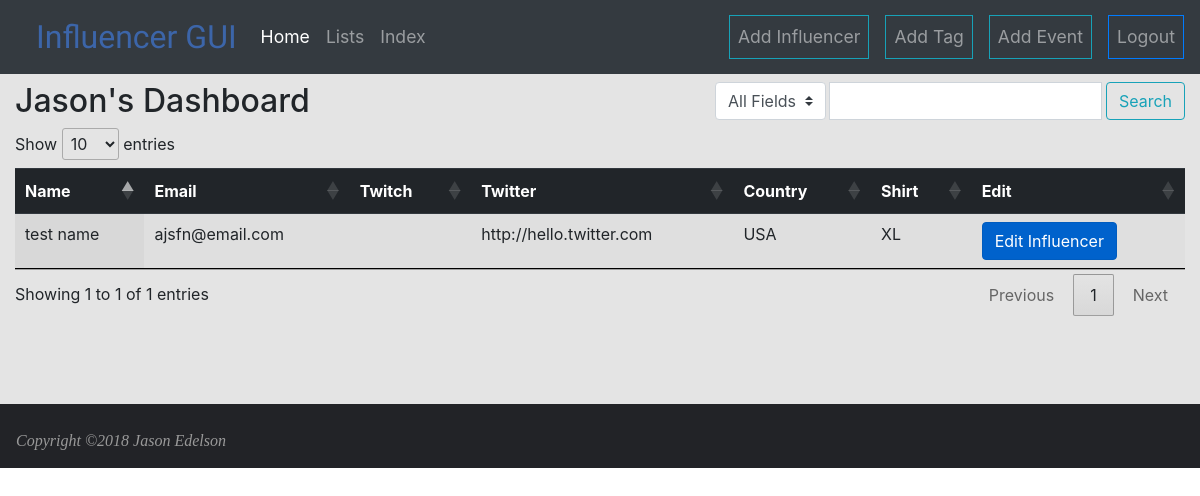
The app's page / (signed in), older data.
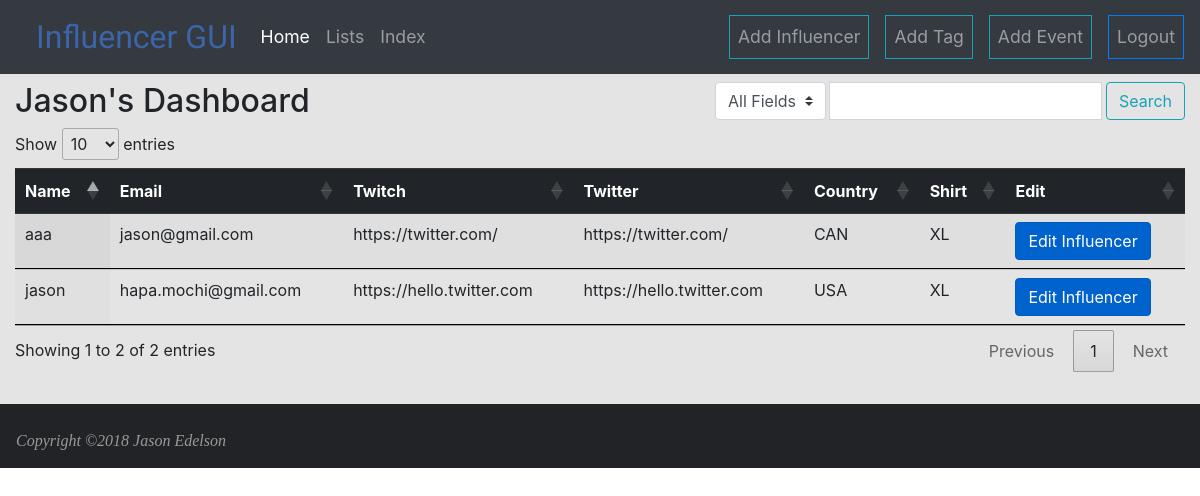
The same page, newer data.
### mainApp/models.py (models this page shows, shortened)
class Influencer(models.Model):
    XSMALL = 'XS'
    SMALL = 'SM'
    MEDIUM = 'MD'
    LARGE = 'LG'
    XLARGE = 'XL'
    XXLARGE = '2X'
    XXXLARGE = '3X'
    XXXXLARGE = '4X'
    XXXXXLARGE = '5X'
    SHIRT_SIZE_CHOICES = (
        (XSMALL, 'X Small'),
        (SMALL, 'Small'),
        (MEDIUM, 'Medium'),
        (LARGE, 'Large'),
        (XLARGE, 'X Large'),
        (XXLARGE, '2X Large'),
        (XXXLARGE, '3X Large'),
        (XXXXLARGE, '4X Large'),
        (XXXXXLARGE, '5X Large'),
    )
    US = 'USA'
    CANADA = 'CAN'
    SAMERICA = 'SAM'
    UK = 'UNK'
    FRANCE= 'FRA'
    ASIA= 'ASN'
    OTHEREURO = 'OEU'
    OTHER = 'OTH'
    COUNTRY_CHOICES = (
        (US, 'United States'),
        (CANADA, 'Canada'),
        (UK, 'United Kingdom'),
        (SAMERICA, 'South America'),
        (FRANCE, 'France'),
        (ASIA, 'Asia'),
        (OTHEREURO, 'Europe'),
        (OTHER, 'Other'),
    )
    user = models.ForeignKey(User,on_delete=models.CASCADE,)
    id = models.UUIDField(primary_key=True, default=uuid.uuid4, editable=False)
    created_at = models.DateTimeField(auto_now_add=True)
    updated_at = models.DateTimeField(auto_now=True)
    influencer_name = models.CharField(max_length=50)
    email = models.EmailField(blank = True)
    mailing_address = models.TextField(blank = True)
    phone = models.CharField(max_length=20,blank = True)
    shirt = models.CharField(
        max_length=2,
        choices = SHIRT_SIZE_CHOICES,
        default = XLARGE,
        blank = True,
    )
    country = models.CharField(
        max_length=3,
        choices = COUNTRY_CHOICES,
        blank = True,
        default=US
        )
    twitter = models.URLField(blank = True,)
    youtube = models.URLField(blank = True,)
    twitch = models.URLField(blank = True,)
    notes = models.TextField(blank = True,)
    tags = models.ManyToManyField(Tags,blank=True)
    events = models.ManyToManyField(Events,blank=True)
    def get_absolute_url(self):
        return reverse('influencer-update', kwargs={'pk': self.id})
    class Meta:
        ordering = ('influencer_name',)

### mainApp/views.py (the view)
# urls.py: path('', views.index, name='index'),
def index(request):
    username = None
    if request.user.is_authenticated:
        username = request.user
        userid = request.user.id
        all_influencers = Influencer.objects.filter(user = userid)
    Name =[]
    Email =[]
    Twitch =[]
    Twitter =[]
    Country =[]
    Shirt =[]
    Edit =[]
    Last_Updated =[]
    Mailing_Address =[]
    Phone =[]
    Youtube =[]
    tags =[]
    events =[]
    influencer = []
    try:
        for number in range(len(all_influencers)):
            Name.append(all_influencers[number].influencer_name)
            Email.append(all_influencers[number].email)
            Twitch.append(all_influencers[number].twitch)
            Twitter.append(all_influencers[number].twitter)
            Country.append(all_influencers[number].country)
            Shirt.append(all_influencers[number].shirt)
            influencer.append(all_influencers[number])
            timestamp = all_influencers[number].updated_at
            timestamp = timestamp.strftime("%Y-%m-%d %H:%M:%S")
            Last_Updated.append(timestamp)
            Mailing_Address.append(all_influencers[number].mailing_address)
            Phone.append(all_influencers[number].phone)
            Youtube.append(all_influencers[number].youtube)
            hold = ""
            i_tags = all_influencers[number].tags.all()
            for item in i_tags:
                hold += item.tag_name + ', '
            hold = hold[:-2]
            tags.append(hold)
            hold = ""
            e_tags = all_influencers[number].events.all()
            for item in e_tags:
                hold += item.event_name + ', '
            hold = hold[:-2]
            events.append(hold)
    except:
        Name.append('Error')
        Email.append('Error')
        Twitch.append('Error')
        Twitter.append('Error')
        Country.append('Error')
        Shirt.append('Error')
        Last_Updated.append('Error')
        Mailing_Address.append('Error')
        Phone.append('Error')
        Youtube.append('Error')
        tags.append('Error')
        events.append('Error')
        influencer = 'Error'
    zipped = zip(
        Name,
        Email,
        Twitch,
        Twitter,
        Country,
        Shirt,
        influencer,
        Last_Updated,
        Mailing_Address,
        Phone,
        Youtube,
        tags,
        events,
        )
    return render(
        request,
        './index.html',
        context={'info':zipped}
    )

### mainApp/templates/index.html (shortened to what this page needs)
{% extends 'base.html' %}
{%block body%}
  <div class="container-fluid pt-2">
      {% if user.is_authenticated %}
          <div class="row search-row ">
            <div class="col-7 main-content">
              <h2>{{ user.get_username|title }}'s Dashboard </h2>
            </div>
            <div class="col-5 ">
              <div class="input-group">
                <div class="input-group-prepend">
                  <select class="custom-select" id="inputGroupSelect01">
                    <option selected value="0">All Fields</option>
                  </select>
                </div>
                <input type="text" id="myInputTextField" class="form-control mr-sm-1 ml-sm-1" aria-label="Text input with dropdown button">
                <button class="btn btn-outline-info my-2 my-sm-0" type="submit">Search</button>
              </div>
            </div>
          </div>
      <div class="data-table">
        <table id="myTable" class='influencer-table mt-2 table table-hover display'>
          <thead class="thead-dark">
              <tr>
                  <th scope="col">Name</th>
                  <th scope="col">Email</th>
                  <th scope="col">Twitch</th>
                  <th scope="col">Twitter</th>
                  <th scope="col">Country</th>
                  <th scope="col">Shirt</th>
                  <th scope="col">Edit</th>
              </tr>
          </thead>
          <tbody>
          {% for a,b,c,d,e,f,g,h,i,j,k,l,m in info %}
              <tr>
                  <td class="text" scope="row">{{ a }}</td>
                  <td class="text">{{ b }}</td>
                  <td class="text">{{ c }}</td>
                  <td class="numb">{{ d }}</td>
                  <td class="numb">{{ e }}</td>
                  <td class="text">{{ f }}</td>
                  <td><a href="{{g.get_absolute_url}}" class="btn btn-primary active" role="button" aria-pressed="true">Edit Influencer</a></td>
              </tr>
          {% endfor %}
          </tbody>
      </table>
      </div>
      {% else %}
          <h1 class="d-block text-center mt-4">Please Login</h1>
      {% endif %}
  </div>
{%endblock%}

### mainApp/templates/base.html (shortened to what this page needs)
<!DOCTYPE html>
<html lang="en">
  <head>
    {%load staticfiles%}
    <link rel="stylesheet" href="https://cdn.datatables.net/1.10.19/css/jquery.dataTables.min.css" />
    <link rel="stylesheet" href="https://maxcdn.bootstrapcdn.com/bootstrap/4.0.0/css/bootstrap.min.css">
    <link rel="stylesheet" href="https://maxcdn.bootstrapcdn.com/font-awesome/4.7.0/css/font-awesome.min.css">
    <link rel="stylesheet" type="text/css" href="{%static 'css/style.css'%}"/>
  </head>
  <body>
    <div id="content">
      <header>
        <nav class="navbar navbar-expand-lg navbar-dark bg-dark">
          <a class="navbar-brand" href="{% url 'index'%}">Influencer GUI</a>
          <div class="collapse navbar-collapse" id="navbarColor01">
            <ul class="navbar-nav mr-auto">
              <li class="nav-item active">
                <a class="nav-link" href="{% url 'index'%}">Home <span class="sr-only">(current)</span></a>
              </li>
              <li class="nav-item">
                <a class="nav-link" href="#">Lists</a>
              </li>
              <li class="nav-item">
                <a class="nav-link" href="#">Index</a>
              </li>
            </ul>
            <ul class="navbar-nav ml-auto">
              {% if user.is_authenticated %}
                <li class="border border-info nav-item mr-3"><a class="nav-link" href="{% url 'influencer-add'%}"> Add Influencer</a></li>
                <li class="border border-info nav-item mr-3"><a class="nav-link" href="{% url 'tag-add'%}"> Add Tag</a></li>
                <li class="border border-info nav-item mr-3"><a class="nav-link" href="{% url 'event-add'%}"> Add Event</a></li>
                <li class="border border-primary nav-item"><a class="nav-link" href="{% url 'logout'%}?next=/"> Logout</a></li>
              {% else %}
                <li class="border border-success nav-item mr-2"><a class="nav-link" href="{% url 'login'%}?next=/">Login</a></li>
                <li class="border border-danger nav-item"><a class="nav-link" href="{% url 'signup'%}">Register</a></li>
              {% endif %}
            </ul>
          </div>
        </nav>
      </header>
        <div id="home">
          {%block body%}
          {%endblock%}
        </div>
      <footer>
  			<div class="container-fluid">
  				<div class="row">
  					<div class="col-12 pl-3 d-none d-sm-block">
  						<p>Copyright ©2018 Jason Edelson</p>
  					</div>
  				</div>
  			</div>
  		</footer>
    </div>
  </body>
</html>

### InfluencerGUI/static/css/style.css (style rules this page uses)
.navbar-brand { font-family: 'Oswald', sans-serif; font-size: 2em; color:rgba(63, 112, 195, 0.8) !important; margin-left: 20px; }
.nav-item { font-size: 1.1em; }
html, body { height: 100%; }
#home { background: rgba(228,228,228,1); height: 100%; }
.influencer-table { margin: auto; }
.influencer-table th, td { border-bottom: 1px solid black; }
footer { background-color: #222327; padding: 15px 0; }
footer p { margin: 10px 0 0 0; font-family: "Cardo", "Times New Roman", Times, serif; font-size: 16px; font-style: italic; color: #999999; }
.numb { mso-number-format:General; }
.text { mso-number-format:"\@"; }

Row changes from the older to the newer data that the page shows:
removed Influencer: influencer_name "test name", email "ajsfn@email.com", twitter "http://hello.twitter.com", country "USA", shirt "XL"
added Influencer: influencer_name "aaa", email "jason@gmail.com", twitch "https://twitter.com/", twitter "https://twitter.com/", country "CAN", shirt "XL"
added Influencer: influencer_name "jason", email "hapa.mochi@gmail.com", twitch "https://hello.twitter.com", twitter "https://hello.twitter.com", country "USA", shirt "XL"
Text that changed along with them:
text written by a page script: "Show entries Showing 1 to 1 of 1 entries Previous 1 Next" → "Show entries Showing 1 to 2 of 2 entries Previous 1 Next"
